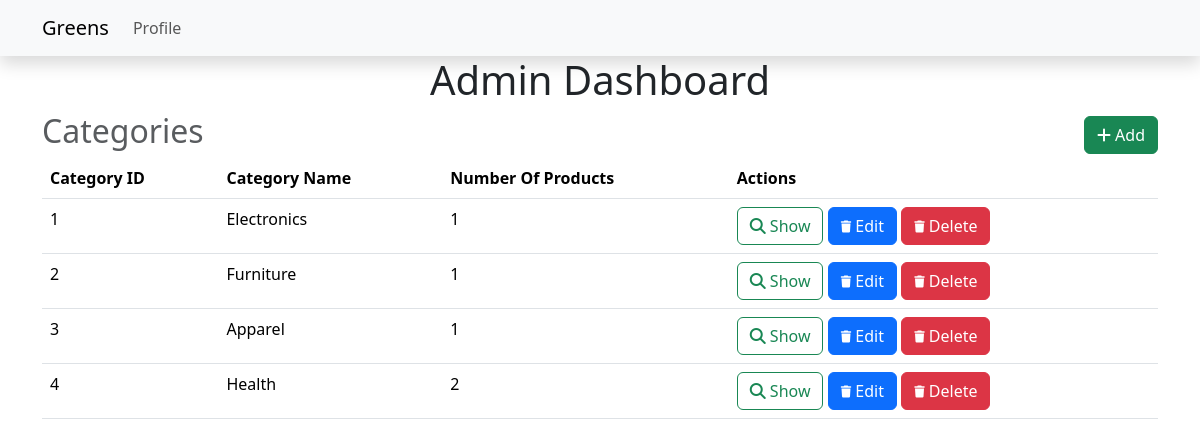
Page /admin (signed in) on the earlier database version.
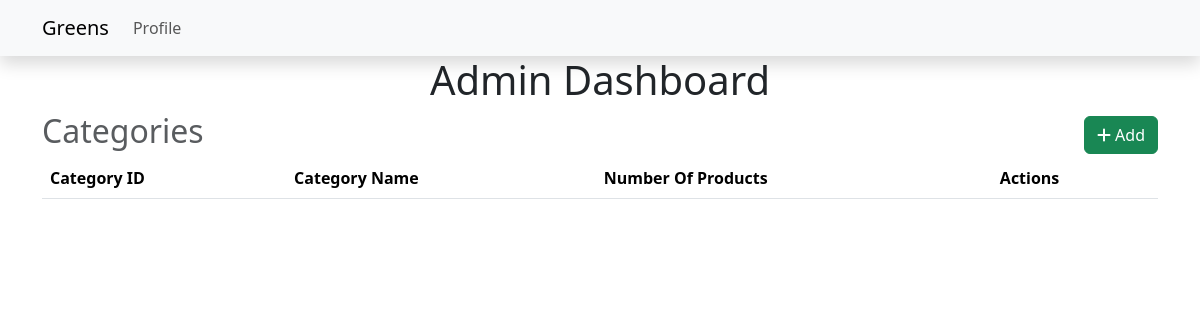
Same page on the later database version.
### Models.py (models this page shows)
class Category(db.Model):
    __tablename__ = 'category'
    id = db.Column(db.Integer, primary_key=True)
    name = db.Column(db.String(64), nullable=False)
    products = db.relationship("Product", backref='category', lazy=True)

### route.py (the view)
@app.route('/admin')
@admin_required
def admin():
    user = User.query.get(session['user_id'])
    if not user.is_admin:
        flash('You need to be admin to access this page.')
        return redirect(url_for('index'))
    return render_template('admin.html', user=user, categories=Category.query.all())

### route.py (called while the page is built)
def admin_required(func):
    @wraps(func)
    def inner(*args, **kwargs):
        if 'user_id' not in session:
            flash('You need to login first.')
            return redirect(url_for('login'))
        user = User.query.get(session['user_id'])
        if not user.is_admin:
            flash('You need to be admin to access this page.')
            return redirect(url_for('index'))
        return func(*args, **kwargs)
    return inner

### templates/admin.html (shortened to what this page needs)
{% extends 'layout.html' %}
{% block content %}
    <h1>Admin Dashboard</h1>
    <div class="heading">
        <h2 class="text-muted">Categories</h2>
        <a class="btn btn-success" href="{{url_for('add_category')}}">
            <i class="fas fa-plus"></i>
            Add
        </a>
    </div>
    <table class="table">
        <thead>
            <tr>
                <th>Category ID</th>
                <th>Category Name</th>
                <th>Number Of Products</th>
                <th>Actions</th>
            </tr>
        </thead>
        <tbody>
            {% for category in categories %}
                <tr>
                    <td>{{category.id}}</td>
                    <td>{{category.name}}</td>
                    <td>{{category.products|length}}</td>
                    <td>
                        <a class="btn btn-outline-success" href="{{url_for('show_category', id=category.id)}}">
                            <i class="fas fa-search"></i>
                            Show
                        </a>
                        <a class="btn btn-primary" href="{{url_for('edit_category', id=category.id)}}">
                            <i class="fas fa-trash fa-xs"></i>
                            Edit
                        </a>
                        <a class="btn btn-danger" href="{{url_for('delete_category', id=category.id)}}">
                            <i class="fas fa-trash fa-xs"></i>
                            Delete
                        </a>
                    </td>
                </tr>
            {% endfor %}
        </tbody>
    </table>
{% endblock %}

### templates/layout.html (shortened to what this page needs)
<!DOCTYPE html>
<html lang="en">
<head>
    <link href="https://cdn.jsdelivr.net/npm/bootstrap@5.3.1/dist/css/bootstrap.min.css" rel="stylesheet">
    <link rel="stylesheet" href="https://cdnjs.cloudflare.com/ajax/libs/font-awesome/6.4.2/css/all.min.css">
</head>
<body>
{% include 'nav.html' %}
<div class="container">
        {% block content %}
        {% endblock %}
    </div>
</html>

### templates/nav.html (shortened to what this page needs)
<nav class="navbar navbar-expand-lg bg-light shadow">
    <div class="container">
        <a class="navbar-brand" href="/">Greens</a>
        <div class="collapse navbar-collapse" id="navbarNav">
            <ul class="navbar-nav">
                {% if user %}
                <li class="nav-item">
                    <a class="nav-link" href="{{url_for('profile')}}">Profile</a>
                </li>
                {% endif %}
            </ul>
        </div>
    </div>
</nav>

### templates/layout.html (style rules this page uses)
body { margin: 0; padding: 0; }
.navbar { margin: 0 auto; }

### templates/admin.html (style rules this page uses)
.heading { display: flex; justify-content: space-between; align-items: center; }
h1,h2 { text-align: center; }

### templates/nav.html (style rules this page uses)
.navbar { width: 100%; }

Differences in the rows shown:
removed Category: id "1", name "Electronics", products|length "1"
removed Category: id "2", name "Furniture", products|length "1"
removed Category: id "3", name "Apparel", products|length "1"
removed Category: id "4", name "Health", products|length "2"
